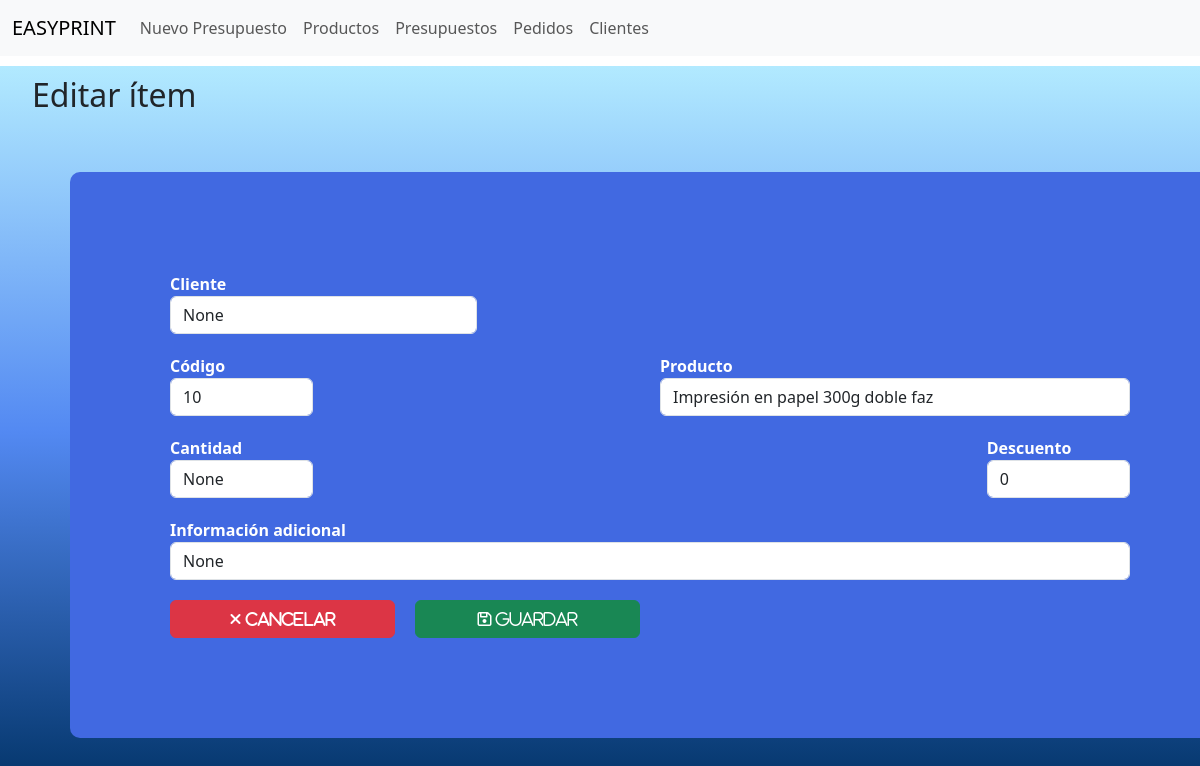
The page /EditCalc_Presupuesto/10/ on the database its author committed.
### Products/models.py (models this page shows, shortened)
class Producto(models.Model):
    codigo = models.IntegerField(primary_key=True)
    nombre = models.CharField(max_length=50)
    precio = models.FloatField()
    categoria = models.ForeignKey(on_delete=models.CASCADE, to='Products.Categoria', default=None,blank=True)
    ancho = models.FloatField(null=True, blank=True, default=0)
    alto = models.FloatField(null=True, blank=True, default=0)
    created = models.DateTimeField(auto_now_add=True)
    updated = models.DateTimeField(auto_now_add=True)
    cliente=models.CharField(max_length=200, null=True, blank=True, default=None)
    info_adic = models.CharField(max_length=200, null=True, blank=True, default=None)
    cantidad = models.IntegerField(null=True, blank=True, default=None)
    desc_plata = models.DecimalField(decimal_places=2, max_digits=10, null=True, blank=True, default=0)
    desc_porcentaje = models.IntegerField(null=True, blank=True, default=0)
    resultado = models.DecimalField(decimal_places=2, max_digits=10, null=True, blank=True, default=0)
    presupuesto = models.ForeignKey(on_delete=models.CASCADE, to='core.Presupuesto', default=None,blank=True, null=True)
    caso_part = models.BooleanField(default=False)
    class META():
        verbose_name = "Producto"
        verbose_name_plural = "Productos"

### core/views.py (the view)
# urls.py: path('EditCalc_Presupuesto/<int:r>/', EditCalc_Presupuesto, name='EditCalc_Presupuesto'),
def EditCalc_Presupuesto(request, r):
    prod = Producto.objects.get(codigo=r)
    Prods = Producto.objects.all()
    data = {
        'Prods':Prods,
        'prod':prod
    }
    return render(request, 'core/Editar_Item.html', data) # (Editar_Item)

### core/templates/core/Editar_Item.html (shortened to what this page needs)
{% extends 'core/base.html' %}
{% load static %}
            {% block bodycontent %}
            <div class="row">
                <h2>Editar ítem</h2>
                <div class="FormularioInicial editar" style="padding: 100px">
                    <div class="card-body">
                        <form action="/EditarProducto" method="POST" class="Formulario_Editar">
                            <div class="form-group cliente">
                                <label for="cliente" style="font-weight: bold; color:white">Cliente</label>
                                <input type="text" id="cliente" name="cliente" class="form-control" placeholder="Cliente" value="{{prod.cliente}}" readonly required>
                            </div>
                            <div class="form-group codigo">
                                <label for="codigo" style="font-weight: bold; color:white">Código</label>
                                <input type="text" id="codigo" name="codigo" class="form-control" placeholder="Código" value="{{prod.codigo}}" readonly required>
                            </div>
                            <div class="form-group producto">
                                <label for="producto" style="font-weight: bold; color:white">Producto</label>
                                <select name="edit_producto" id="edit_producto" class="form-control" dafault="{{prod.nombre}}">
                                    <option value="{{prod.nombre}}">{{prod.nombre}}
                                    {% for p in Prods %}
                                        {% if p.resultado == 0 and p.nombre != prod.nombre %}
                                            <option value="{{p.nombre}}">{{p.nombre}}</option>
                                        {% endif %}
                                    {% endfor %}
                                </select>
                            </div>
                            <div class="form-group cantidad">
                                <label for="cantidad" style="font-weight: bold; color:white">Cantidad</label>
                                <input type="text" id="cantidad" name="cantidad" class="form-control" min = "1" value="{{prod.cantidad}}" required>
                            </div>
                            <div class="form-group descuento">
                                <label for="descuento" style="font-weight: bold; color:white">Descuento</label>
                                <input type="text" id="descuento" name="descuento" class="form-control" min="0" max="100" value="0" value="{{prod.descuento}}" required>
                            </div>
                            <div class="form-group info_adic">
                                <label for="info_adic" style="font-weight: bold; color:white">Información adicional</label>
                                <input type="textarea" id="info_adic" name="info_adic" class="form-control" placeholder="Información adicional" value="{{prod.info_adic}}" required>
                            </div>
                            <div class="form-group btn-guardar-cancelar">
                                <a href="/VerPresupuesto/{{prod.presupuesto}}" class="btn btn-danger"><i class="fa-solid fa-xmark"> Cancelar </i></a>
                                <button type="submit" class="btn btn-success"><i class="fa-regular fa-floppy-disk"> Guardar </i></button>
                            </div>
                        </form>
                    </div>
                </div>
            </div>
            {% endblock %}

### core/static/core/css/Index.css (style rules this page uses)
.FormularioInicial { background-color:#003265; border-radius: 10px; }
.row { border-radius: 10px; margin: 10px; padding: 10px; }
.FormularioInicial.editar { background-color:royalblue; margin: 50px; padding: 50px; }
.Formulario_Editar { display: grid; grid-gap: 20px; grid-template-columns: repeat(6, 1fr); grid-template-rows: repeat(5,auto); grid-template-areas: "cliente cliente nothing1 nothing1 nothing1 nothing1" "codigo nothing2 nothing2 producto producto producto" "cantidad nothing3 nothing3 nothing3 nothing3 descuento" "info_adic info_adic info_adic info_adic info_adic info_adic" "btn-guardar-cancelar btn-guardar-cancelar btn-guardar-cancelar btn-guardar-cancelar btn-guardar-cancelar btn-guardar-cancelar"; }
.Formulario_Editar .form-group.cliente { grid-area : cliente; }
.Formulario_Editar .form-group.codigo { grid-area : codigo; }
.Formulario_Editar .form-group.producto { grid-area : producto; }
.Formulario_Editar .form-group.cantidad { grid-area : cantidad; }
.Formulario_Editar .form-group.descuento { grid-area : descuento; }
.Formulario_Editar .form-group.info_adic { grid-area : info_adic; }
.Formulario_Editar .form-group.btn-guardar-cancelar { grid-area : btn-guardar-cancelar; }
.form-group.btn-guardar-cancelar { display: grid; grid-gap: 20px; grid-template-columns:repeat(4, 1fr); grid-template-rows: 1; grid-template-areas: "btn-danger nothing nothing btn-success"; }

### rows shown on the page
Producto: cliente "None", codigo "10", edit_producto "Impresión en papel 300g doble faz", cantidad "None", info_adic "None"
